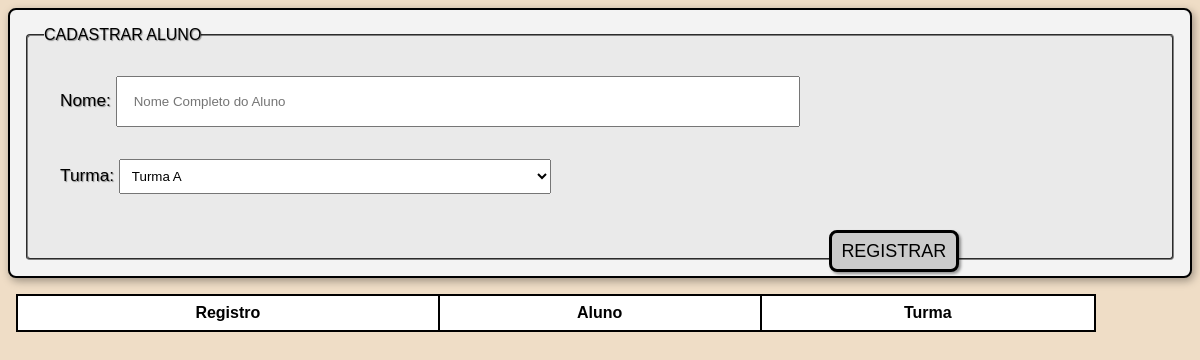
Before: / with the older database file.
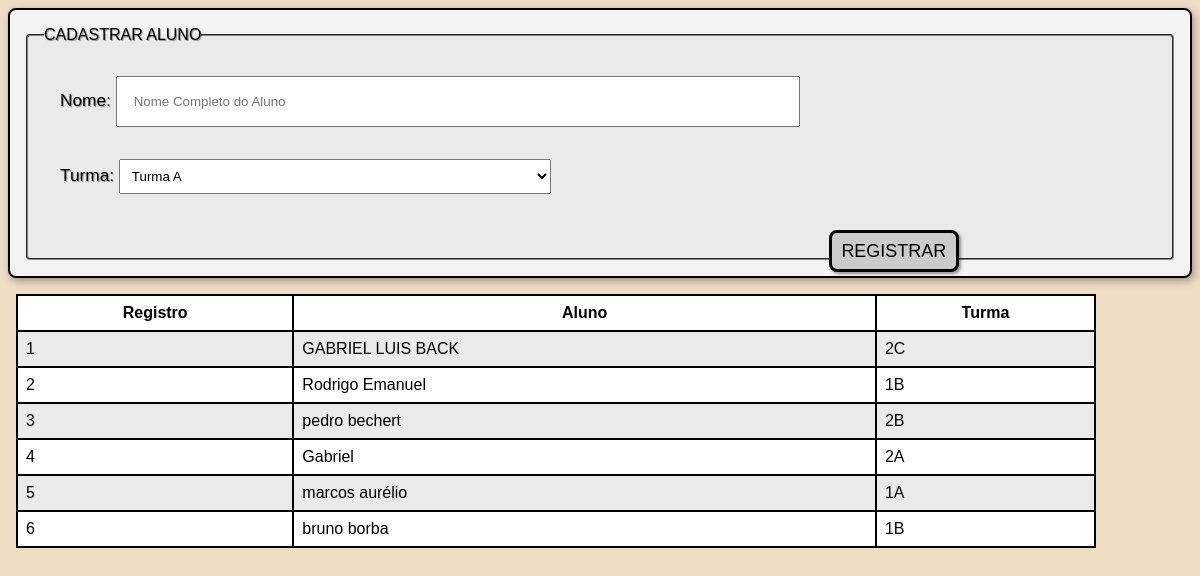
After: the same page with the newer database file.
### tables this page shows
CREATE TABLE alunos (
        id INTEGER PRIMARY KEY AUTOINCREMENT,
        name TEXT NOT NULL,
        turma TEXT NOT NULL
    );

### app.py (the view, shortened to what this page needs)
@app.route('/', methods= ['GET', 'POST'])
def index():
    conn = get_db_connection()
    alunos = conn.execute('SELECT * FROM alunos').fetchall()
    conn.close()
    return render_template('index.html', alunos = alunos)

### app.py (called while the page is built)
def get_db_connection():
    conn = sqlite3.connect('SiteWeb-escola/escola.db')
    conn.row_factory = sqlite3.Row
    return conn

### templates/index.html (shortened to what this page needs)
<!DOCTYPE html>
<html lang="pt-br">
<head>
    <link rel="stylesheet" href="{{ url_for('static', filename='css/style.css') }}">
    <link rel="stylesheet" href="../static/css/style.css">
</head>
<body>
    <section class ="container">
        <form method="POST" action="/">
            <fieldset>
                <legend> CADASTRAR ALUNO </legend>
                <div>
                    <label for="Iname">Nome: </label>
                    <input type="text" name="name" id="Iname" autocomplete="name" placeholder="Nome Completo do Aluno" maxlength="30" minlength="5" required>
                </div>
                <div>
                    <label for="Iturma">Turma: </label>
                    <select name="turma" id="Iturma" required>
                        <optgroup label="1º Ano">
                            <option value="1A">Turma A</option>
                        </optgroup>
                    </select>
                </div>
                <div>
                    <input type="submit" value="REGISTRAR" id="registrarInput">
                </div>
            </fieldset>
        </form>
    </section>
    <table>
        <thead>
            <tr>
                <th>Registro</th>
                <th>Aluno</th>
                <th>Turma</th>
            </tr>
        </thead>
        <tbody>
            {% for aluno in alunos %}
            <tr>
                <td>{{ aluno.id }}</td>
                <td>{{ aluno.name }}</td>
                <td>{{ aluno.turma }}</td>
            </tr>
            {% endfor %}
        </tbody>
    </table>
</body>
</html>

### static/css/style.css (style rules this page uses)
* { padding: 0; margin: 0; font-family: Verdana, Geneva, Tahoma, sans-serif; }
body { background-color: rgb(239, 221, 198); }
.container { margin: auto; margin: 8px; padding: 16px; border: 2px solid black; border-radius: 8px; background-color: rgb(243, 243, 243); box-shadow: 2px 3px 8px rgba(0, 0, 0, 0.35); }
fieldset { position: relative; padding: 16px; border-radius: 4px; border-color: gray; text-shadow: 1px 1px 1px rgba(0, 0, 0, 0.405); background-color: rgb(234, 234, 234); }
form div { padding: 16px; font-size: 1.08em; }
input#Iname { padding: 16px; width: 60%; }
Select#Iturma { padding: 8px; width: 40%; }
input#registrarInput { position: absolute; width: 130px; height: 42px; background-color: rgb(203, 203, 203); padding: 8px; font-size: 1.04em; border: 3px solid black; border-radius: 8px; box-shadow: 2px 2px 3px rgba(0, 0, 0, 0.4); left: 70%; top: 87%; }
table, th, td { margin: auto; border-collapse: collapse; border: 2px solid black; padding: 8px; }
table { width: 90%; margin: 16px; background-color: white; }
tbody tr:nth-child(2n -1) { background-color: rgb(234, 234, 234); }

Changed rows visible on the page:
added alunos: id "1", name "GABRIEL LUIS BACK", turma "2C"
added alunos: id "2", name "Rodrigo Emanuel", turma "1B"
added alunos: id "3", name "pedro bechert", turma "2B"
added alunos: id "4", name "Gabriel", turma "2A"
added alunos: id "5", name "marcos aurélio", turma "1A"
added alunos: id "6", name "bruno borba", turma "1B"
